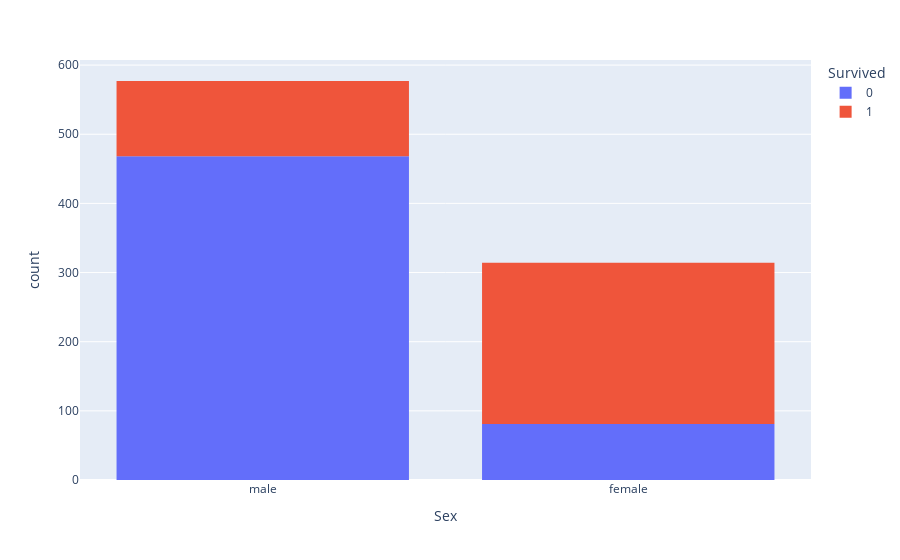

The cell this chart's notebook holds for it:
### Markdown cell above
### Survival by Sex (Survival rate for females was higher)

### Code cell
px.histogram(titanicdf, x="Sex", color="Survived")

### Figure 1 — Plotly figure (JSON) as saved in the notebook; plotly's stock layout.template omitted (floating-point values rounded to 4 significant figures; data arrays with more than 128 entries replaced by an {"elided": "..."} marker saying what was removed)
{"data": [{"alignmentgroup": "True", "bingroup": "x", "hovertemplate": "Survived=0<br>Sex=%{x}<br>count=%{y}<extra></extra>", "legendgroup": "0", "marker": {"color": "#636efa", "pattern": {"shape": ""}}, "name": "0", "offsetgroup": "0", "orientation": "v", "showlegend": true, "type": "histogram", "x": {"elided": "549 str values"}, "xaxis": "x", "yaxis": "y"}, {"alignmentgroup": "True", "bingroup": "x", "hovertemplate": "Survived=1<br>Sex=%{x}<br>count=%{y}<extra></extra>", "legendgroup": "1", "marker": {"color": "#EF553B", "pattern": {"shape": ""}}, "name": "1", "offsetgroup": "1", "orientation": "v", "showlegend": true, "type": "histogram", "x": {"elided": "342 str values"}, "xaxis": "x", "yaxis": "y"}], "layout": {"barmode": "relative", "legend": {"title": {"text": "Survived"}, "tracegroupgap": 0}, "margin": {"t": 60}, "xaxis": {"anchor": "y", "domain": [0, 1], "title": {"text": "Sex"}}, "yaxis": {"anchor": "x", "domain": [0, 1], "title": {"text": "count"}}}}
